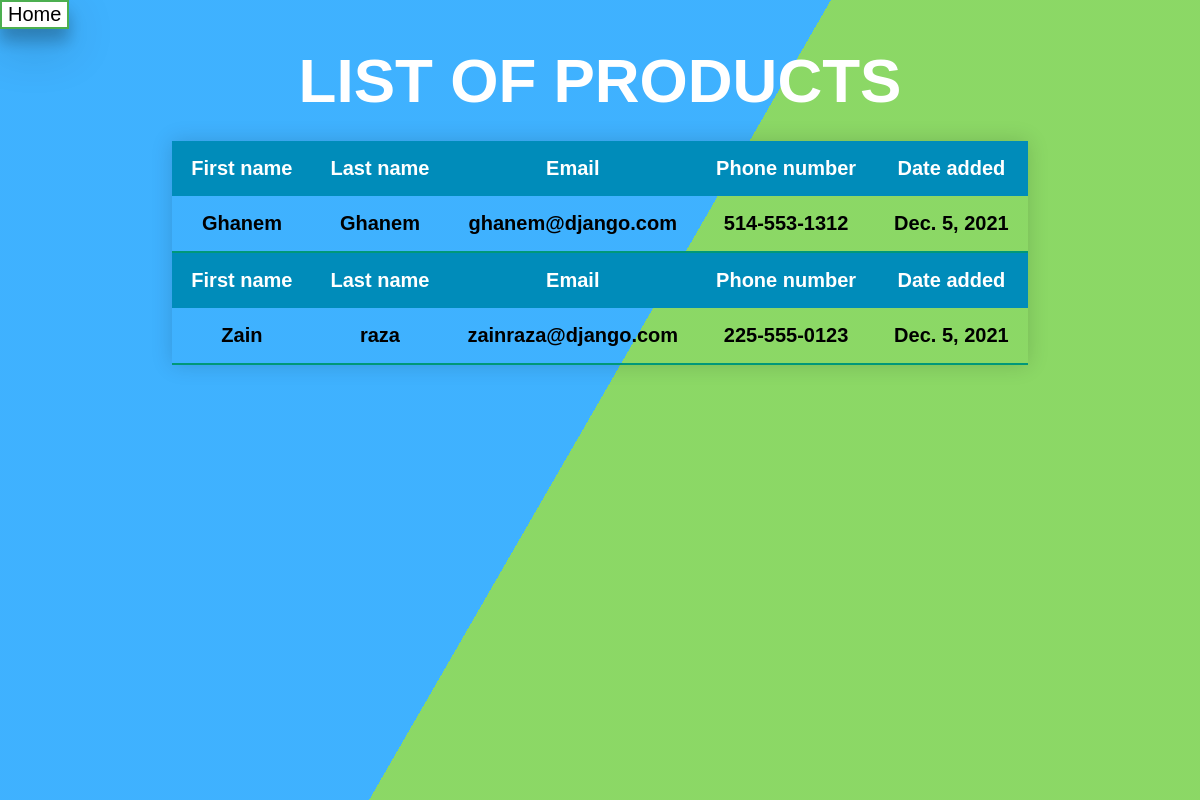
/website/customer/list, run on an earlier commit of the app's database.
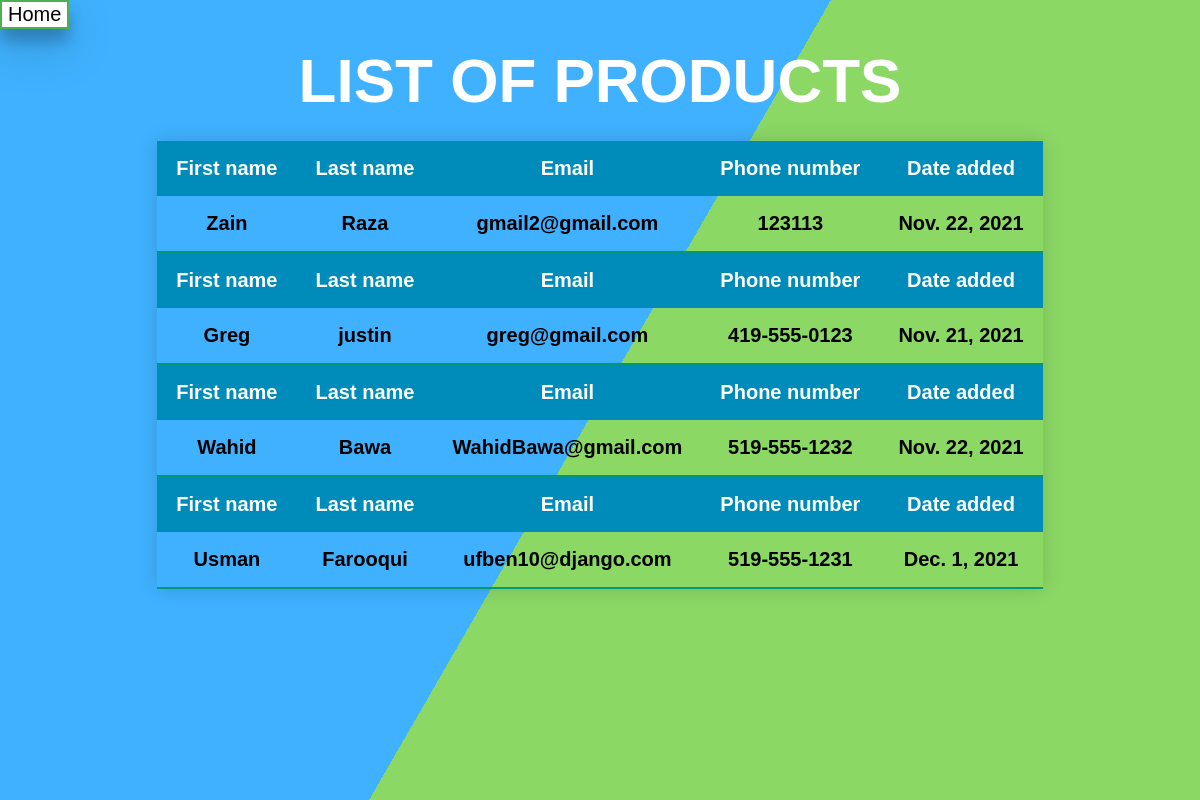
And on a later commit of the database.
### website/models.py (models this page shows, shortened)
class Customer(models.Model):
    user = models.ForeignKey(User,on_delete=models.CASCADE,null= True)
    first_name = models.CharField(max_length=100)
    last_name = models.CharField(max_length=100)
    phone_number = models.CharField(max_length=12)
    email = models.EmailField(blank=True,null=True)
    date_added = models.DateField(default = datetime.date.today)

### website/views.py (the view)
# urls.py: path('customer/list',customer_list)
def customer_list(request):
    queryset = Customer.objects.all()
    context = {
        'object_list':queryset
    }
    return render (request, "customer/list.html",context)

### website/templates/customer/list.html (shortened to what this page needs)
{% load static %}
{% block content %}
    <div class="bg"></div>
    <div class="bg bg2"></div>
    <link href="{% static 'css/main.css' %}" rel ="stylesheet">
    <form action="http://127.0.0.1:8000/website">
        <button class="button" type="submit"  >Home</button>
    </form>
    <h1>list of products</h1>
<table class="styled-table" >
    {% for instance in object_list %}
        <thead>
            <tr>
                <th style="text-align:center">First name</th>
                <th style="text-align:center">Last name</th>
                <th style="text-align:center">Email</th>
                <th style="text-align:center">Phone number</th>
                <th style="text-align:center">Date added</th>
            </tr>
        </thead>
        <tbody>
            <tr>
                <td>{{ instance.first_name }}</td>
                <td>{{ instance.last_name}}</td>
                <td>{{ instance.email}}</td>
                <td>{{ instance.phone_number}}</td>
                <td>{{ instance.date_added}}</td>
            </tr>
        </tbody>
    {% endfor %}
</table>
{% endblock content %}

### static/static_dirs/css/main.css (style rules this page uses)
.bg { animation:slide 3s ease-in-out infinite alternate; background-image: linear-gradient(-60deg, #6c3 50%, #09f 50%); bottom:0; left:-50%; opacity:.5; position:fixed; right:-50%; top:0; z-index:-1; }
.bg2 { animation-direction:alternate-reverse; animation-duration:4s; }
h1 { color: #ffffff; font-family: 'Raleway',sans-serif; font-size: 62px; font-weight: 800; line-height: 72px; margin: 0 0 24px; text-align: center; text-transform: uppercase; }
.styled-table { border-collapse: collapse; margin-left: auto; margin-right: auto; font-size: 0.9em; font-family: sans-serif; min-width: 600px; box-shadow: 0 0 20px rgba(0, 0, 0, 0.15); }
.styled-table thead tr { background-color: #008CBA; color: #ffffff; text-align: center; }
.styled-table th, .styled-table td { padding: 16px 19px; font-weight: bold; font-size: 20px; }
.styled-table tbody tr { border-bottom: 1px solid #dddddd; text-align: center; font-weight: bold; font-size: 20px; }
.styled-table tbody td { font-weight: bold; font-size: 20px; }
.styled-table tbody tr:last-of-type { border-bottom: 2px solid #009879; }

### website/templates/customer/list.html (style rules this page uses)
.button { background-color: #4CAF50; color: white; border: 2px solid #555555; box-shadow: 0 8px 16px 0 rgba(0,0,0,0.2), 0 6px 20px 0 rgba(0,0,0,0.19); transition-duration: 0.4s; font-size: 20px; }

What changed in the data, as far as the page shows it:
removed Customer: first_name "Ghanem", last_name "Ghanem", email "ghanem@django.com", phone_number "514-553-1312", date_added "Dec. 5, 2021"
changed Customer "Zain": last_name "raza" → "Raza"; email "zainraza@django.com" → "gmail2@gmail.com"; phone_number "225-555-0123" → "123113"; date_added "Dec. 5, 2021" → "Nov. 22, 2021"
added Customer: first_name "Greg", last_name "justin", email "greg@gmail.com", phone_number "419-555-0123", date_added "Nov. 21, 2021"
added Customer: first_name "Wahid", last_name "Bawa", email "WahidBawa@gmail.com", phone_number "519-555-1232", date_added "Nov. 22, 2021"
added Customer: first_name "Usman", last_name "Farooqui", email "ufben10@django.com", phone_number "519-555-1231", date_added "Dec. 1, 2021"
